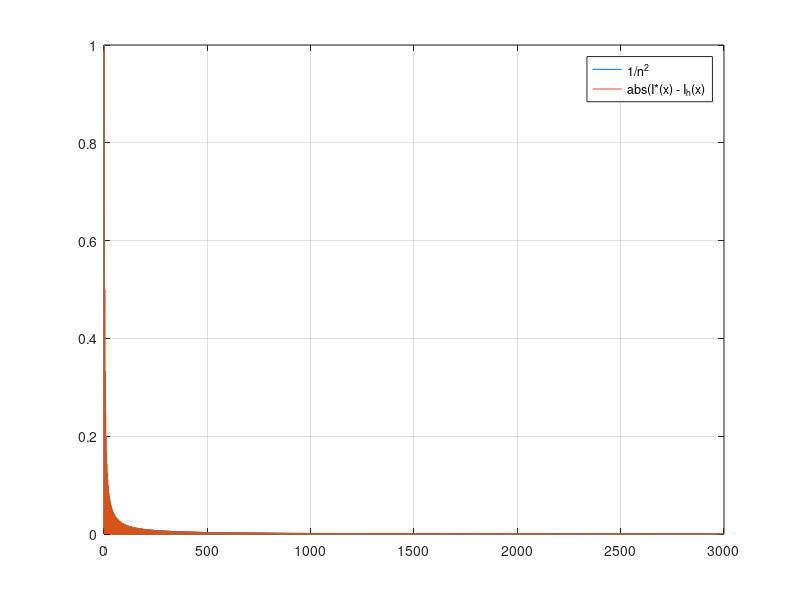

Write the MATLAB code that produced this figure.
clc
clear

P = load('result.txt');

n = 1 : length(P);
q = 1./n.^2;

%loglog(n,q);
%semilogy(n,q);
plot(n,q);
grid on
hold on
%loglog(n,P);
%semilogy(n,P);
plot(n,P);
legend('1/n^2','abs(I*(x) - I_h(x)')